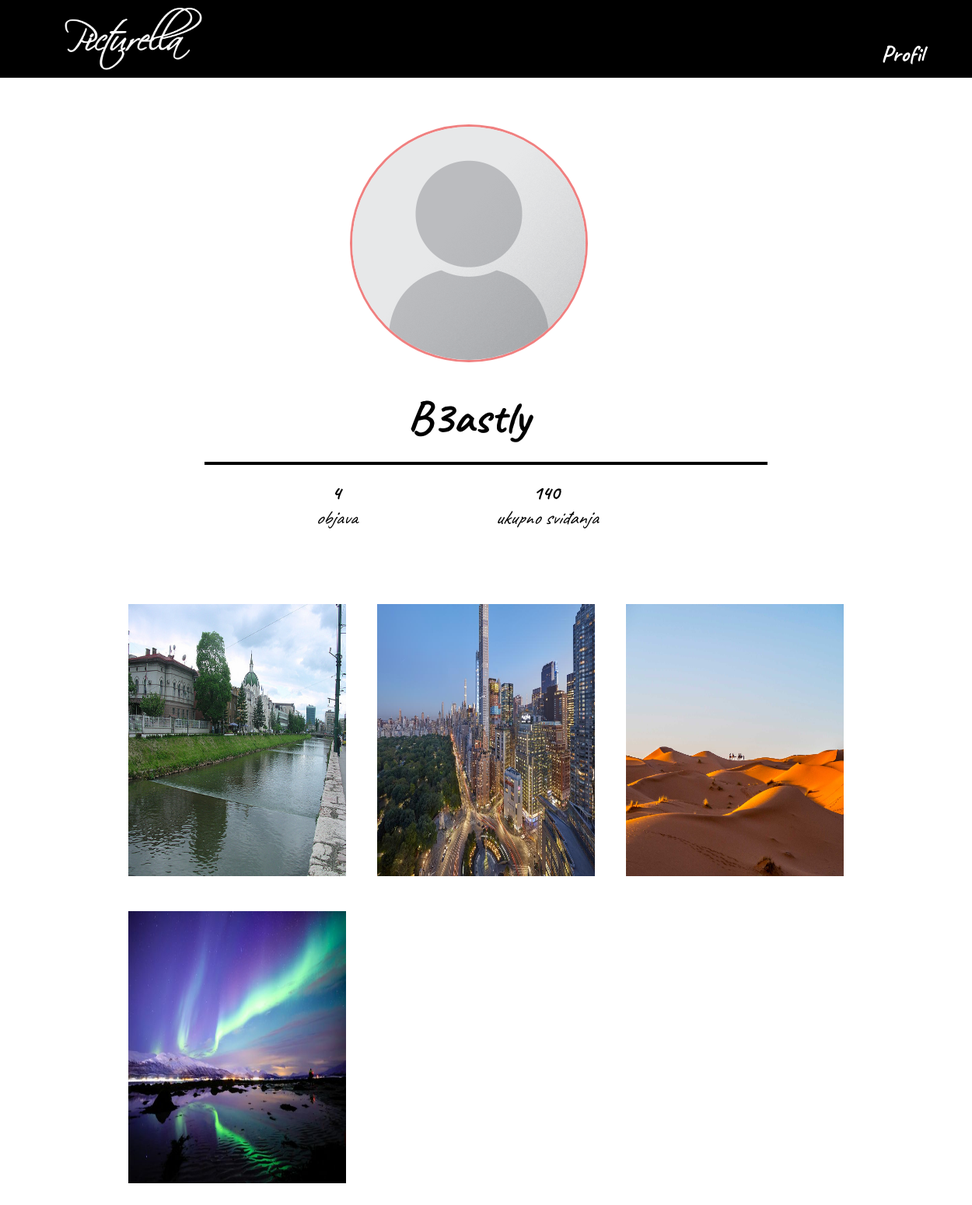
Page /posts/showposts (signed in) on the earlier database version.
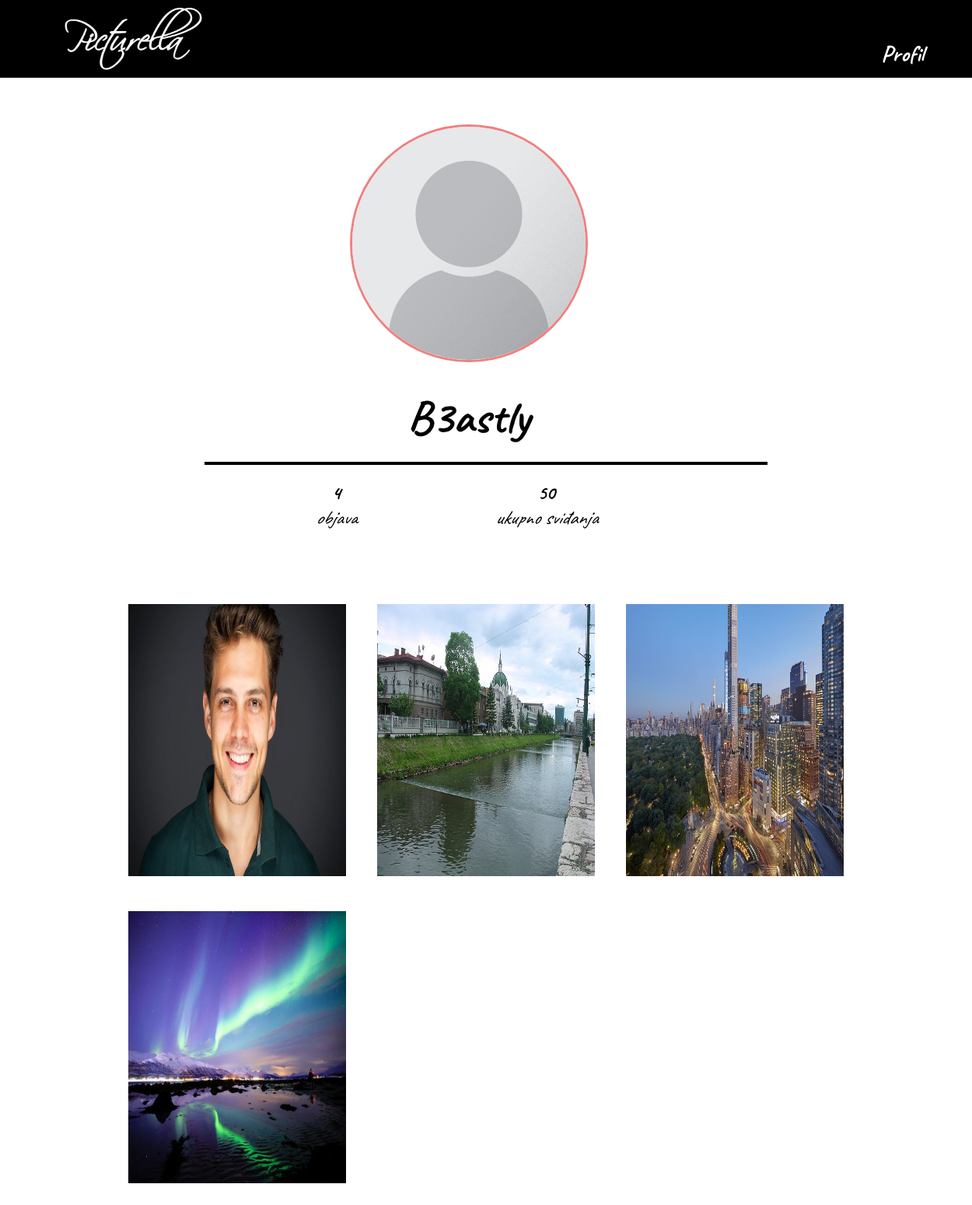
Same page on the later database version.
### tables this page shows
CREATE TABLE `objave` (
  `objavaid` int(11) NOT NULL,
  `clanid` int(11) NOT NULL,
  `objavaime` varchar(40) NOT NULL,
  `objavalink` varchar(40) NOT NULL,
  `brsvidjanja` int(11) NOT NULL
);

### app/controllers/Posts.php (called while the page is built, shortened)
<?php
class Posts extends Controller{
    public function __construct(){
        $this->postModel = $this->model('Post');
    }
    public function showposts(){
        $posts =$this->postModel->showGallery();
        $count =$this->postModel->countPosts();
        $likes =$this->postModel->countLikes();
        $username = $this->postModel->userName();
        $data = ['posts'=> $posts,
                'count'=> $count[0],
                'likes'=> $likes[0],
                'username'=> $username[0]];
        $this->view('posts/showposts', $data);
    }
}

### app/libraries/Core.php (called while the page is built, shortened)
<?php
class Core{
    protected $currentMethod = 'index';
    public function __construct(){
        $url = $this->getUrl();
        if(file_exists('../app/controllers/'. ucwords($url[0]).'.php')){
          unset($url[0]);
        }
        $this->currentController = new $this->currentController;
        if(isset($url[1])){
            if(method_exists($this->currentController, $url[1])){
                $this->currentMethod = $url[1];
                unset($url[1]);
            }
        }
        $this->params = $url ? array_values($url) : [];
        call_user_func_array([$this->currentController, $this->currentMethod], $this->params);
    }
    public function getUrl(){
        if(isset($_GET['url'])){
           $url = rtrim($_GET['url'], '/');
           $url = filter_var($url, FILTER_SANITIZE_URL);
           $url = explode('/', $url);
           return $url;
        }
    }
}

### public/index.php (called while the page is built, shortened)
<?php
$init = new Core;
?>

### app/libraries/Database.php (called while the page is built, shortened)
<?php
  class Database {
    private $host = DB_HOST;
    private $user = DB_USER;
    private $pass = DB_PASS;
    private $dbname = DB_NAME;
    private $dbh;
    private $stmt;
    public function __construct(){
      $dsn = 'mysql:host=' . $this->host . ';dbname=' . $this->dbname;
      $options = array(
        PDO::ATTR_PERSISTENT => true,
        PDO::ATTR_ERRMODE => PDO::ERRMODE_EXCEPTION
      );
      try{
        $this->dbh = new PDO($dsn, $this->user, $this->pass, $options);
      } catch(PDOException $e){
        $this->error = $e->getMessage();
        echo $this->error;
      }
    }
    public function query($sql){
      $this->stmt = $this->dbh->prepare($sql);
    }
    public function bind($param, $value, $type = null){
      if(is_null($type)){
        switch(true){
          default:
            $type = PDO::PARAM_STR;
        }
      }
      $this->stmt->bindValue($param, $value, $type);
    }
    public function execute(){
      return $this->stmt->execute();
    }
    public function resultSet(){
      $this->execute();
      return $this->stmt->fetchAll(PDO::FETCH_OBJ);
    }
}

### app/models/Post.php (called while the page is built, shortened)
<?php
class Post{
    private $db;
    public function __construct(){
        $this->db = new Database();
    }
    public function showGallery(){
        $this->db->query('SELECT *FROM objave WHERE clanid=:clanid ORDER BY objavaid DESC');
        $this->db->bind("clanid", $_SESSION['user_id']);
        $results = $this->db->resultSet();
        return $results;
    }
    public function countPosts(){
        $this->db->query('SELECT COUNT(objavaid) FROM objave WHERE clanid=:clanid');
        $this->db->bind(":clanid", $_SESSION['user_id']);
        $results = $this->db->returns();
        return $results;
    }
    public function countLikes(){
        $this->db->query('SELECT SUM(brsvidjanja) FROM objave WHERE clanid=:clanid');
        $this->db->bind(":clanid", $_SESSION['user_id']);
        $results = $this->db->returns();
        return $results;
    }
    public function userName(){
        $this->db->query("SELECT username FROM clanovi WHERE clanid=:clanid");
        $this->db->bind(":clanid", $_SESSION['user_id']);
        $results = $this->db->returns();
        return $results;
    }
}

### app/views/posts/showposts.php (the view)
<?php require APPROOT.'/views/inc/header.php'; ?>
<div id="wrapper">
	<div id="profile">
       <img src="<?php echo URLROOT?>/slike/profile.jpg">
       <h1><?php echo $data['username']?></h1>
    </div>
    <div id="followers">
        <hr>
        <br>
       <table>
           <tr><td><?php echo $data['count']?></td><td><?php echo $data['likes']?></td></tr>
           <tr><td>objava</td><td>ukupno sviđanja</td></tr>
       </table>
    </div>
    <div id="gallery">
        <?php foreach($data['posts'] as $post) :?>
        <div class="gallery-post"><div class="overlay"><span><?php echo $post->brsvidjanja?>&nbsp;</span>sviđanja</div><img src="<?php echo URLROOT.'/slike/'. $post->objavalink?>"> </div>
        <?php endforeach; ?>
    </div>
</div>
<?php require APPROOT.'/views/inc/footer.php'; ?>

### app/libraries/Controller.php (shortened to what this page needs)
<?php
class Controller{
    public function model($model){
       return new $model();
    }
    public function view($view, $data = []){
        if(file_exists('../app/views/'.$view.'.php')){
            require_once '../app/views/'. $view. '.php';
        }
        else{
            die('View does not exist.');
        }
    }
}
?>

### app/views/inc/header.php (shortened to what this page needs)
<!DOCTYPE html>
<html>
<head>
	<link rel="stylesheet" type="text/css" href="<?php echo URLROOT?>/public/css/style.css">
	<link rel="stylesheet" type="text/css" href="<?php echo URLROOT?>/public/css/login.css">
	<link rel="stylesheet" type="text/css" href="<?php echo URLROOT?>/public/css/profile.css">
</head>
<body>
<?php require APPROOT.'/views/inc/navbar.php'; ?>

### app/views/inc/navbar.php (shortened to what this page needs)
<div id="navbar">
   	<img src="<?php echo URLROOT?>/slike/logo_beli.png" onclick="window.location = '<?php echo isset($_SESSION['user_id'])? URLROOT.'/posts' : URLROOT?>'">
   	<ul id="navbar-holder">
   		<li class="navbar-list">Profil</li>
   	</ul>
   </div>

### app/views/inc/footer.php (shortened to what this page needs)
</body>
</html>

### public/css/style.css (style rules this page uses)
* { margin:0 auto; padding: 0; font-family: 'Caveat', cursive; }
#navbar { height: 100px; width: 100vw; position: fixed; background: #000; z-index: 1000; }
#navbar img { width: 180px; height:80px; padding: 10px; margin-left: 70px; cursor:pointer; }
#navbar-holder { float: right; }
.navbar-list { padding: 50px 62px 12px 62px; font-size: 30px; font-weight: bold; float:right; color:#fff; text-decoration: none; list-style-type: none; cursor: pointer; transition: 0.5s ease; }
#wrapper { width: 80vw; }

### public/css/profile.css (style rules this page uses)
#profile, #followers { width: 90%; padding: 10px; background:transparent; text-align: center; }
#profile { padding-top: 20vh; }
#profile img { width: 300px; height: 300px; border:3px solid lightcoral; border-radius: 50%; margin-bottom: 3%; margin-left:-5%; text-align: center; overflow: hidden; }
#profile h1 { margin-left:-5%; font-size: 60px; }
#followers table { width: 60%; padding: 5px; color:#000; border-collapse: collapse; font-size: 25px; margin-bottom: 5%; }
tr:nth-child(1) { font-weight: bolder; }
tr:nth-child(2) { font-style: italic; }
hr { width: 80%; border:2px solid black; }
#gallery { width: 100%; background: transparent; height: 100vh; text-align: center; padding:20px; }
.gallery-post { width: 28%; float: left; margin:2%; }
.gallery-post img { width: 100%; height: 350px; }

Differences in the rows shown:
removed objave: objavalink (picture)
added objave: objavalink (picture)
Other differences:
$data['likes']: "140" → "50"
